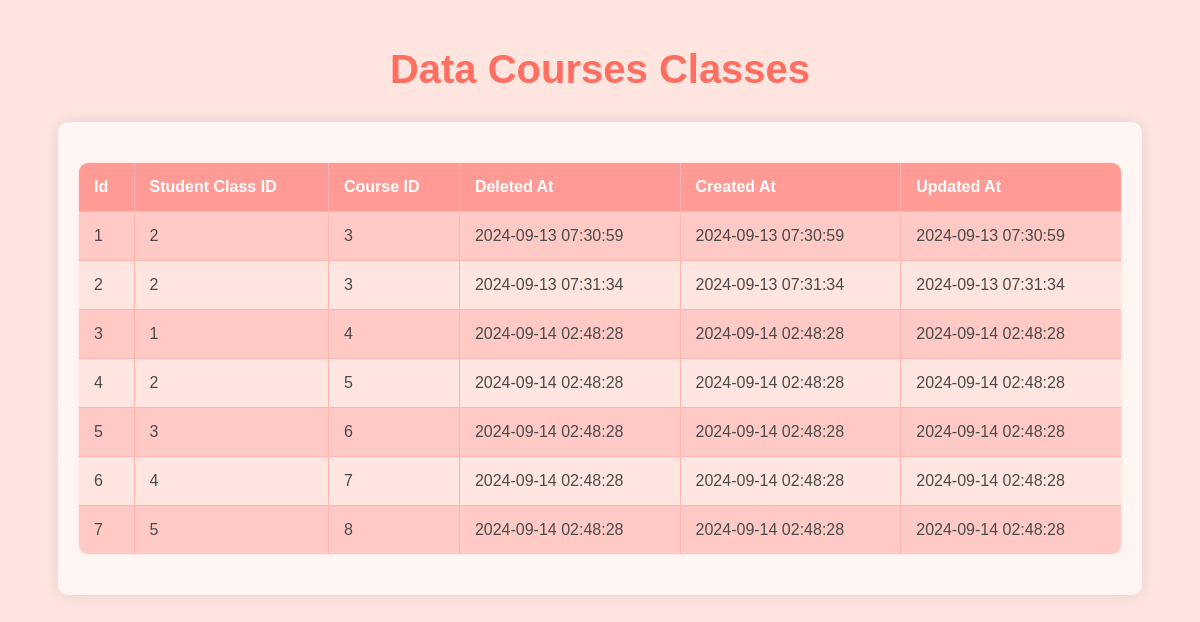
The page /tampil_data_coursesClasses.php on the database its author committed.
### tables this page shows
CREATE TABLE `course_classes` (
  `id` int(11) NOT NULL,
  `student_class_id` int(11) NOT NULL,
  `course_id` int(11) NOT NULL,
  `deleted_at` timestamp NOT NULL DEFAULT current_timestamp(),
  `created_at` timestamp NOT NULL DEFAULT current_timestamp(),
  `updated_at` timestamp NOT NULL DEFAULT current_timestamp()
);

### koneksi.php (called while the page is built, shortened)
<?php
class Database {
    private $host = "localhost";
    private $username = "root";
    private $password = "";
    private $database = "jkb";
    protected $koneksi;
    public function __construct() {
        $this->koneksi = mysqli_connect($this->host, $this->username, $this->password, $this->database);
    }
    protected function query($query) {
        $result = mysqli_query($this->koneksi, $query);
        return $result;
    }
}
class CoursesClasses extends Database {
    public function tampil_data() {
        $query = "SELECT * FROM course_classes";
        $result = $this->query($query);
        $array = [];
        while ($row = mysqli_fetch_assoc($result)) {
            $array[] = $row;
        }
        return $array;
    }
}
?>

### tampil_data_coursesClasses.php (the view, shortened to what this page needs)
<?php
include('koneksi.php');
$coursesClasses = new CoursesClasses();
$data_courses_classes = $coursesClasses->tampil_data();
?>
<!DOCTYPE html>
<html lang="id">
<head>
</head>
<body>
    <h1>Data Courses Classes</h1>
    <div class="table-container">
        <table border="1">
            <tr>
                <th>Id</th>
                <th>Student Class ID</th>
                <th>Course ID</th>
                <th>Deleted At</th>
                <th>Created At</th>
                <th>Updated At</th>
            </tr>
            <?php foreach ($data_courses_classes as $row): ?>
            <tr>
                <td><?php echo $row['id']; ?></td>
                <td><?php echo $row['student_class_id']; ?></td>
                <td><?php echo $row['course_id']; ?></td>
                <td><?php echo $row['deleted_at']; ?></td>
                <td><?php echo $row['created_at']; ?></td>
                <td><?php echo $row['updated_at']; ?></td>
            </tr>
            <?php endforeach; ?>
        </table>
    </div>
</body>
</html>

### tampil_data_coursesClasses.php (style rules this page uses)
body { font-family: Arial, sans-serif; background-color: #FFE5E0; color: #4a4a4a; margin: 0; padding: 20px; }
table { width: 100%; margin: 20px auto; border-collapse: collapse; background-color: #FFEBE7; border-radius: 10px; overflow: hidden; }
th, td { padding: 15px; text-align: left; border: 1px solid #FFB6B2; }
th { background-color: #FF9B94; color: white; }
td { background-color: #FFE5E0; }
tr:nth-child(even) td { background-color: #FFCAC5; }
h1 { text-align: center; color: #FF6F61; font-size: 2.5em; margin-bottom: 30px; }
.table-container { max-width: 90%; margin: 0 auto; padding: 20px; background-color: #FFF5F3; border-radius: 10px; box-shadow: 0 0 15px rgba(0, 0, 0, 0.1); }

### rows shown on the page
course_classes: id "1", student_class "2", course "3", deleted_at "2024-09-13 07:30:59", created_at "2024-09-13 07:30:59", updated_at "2024-09-13 07:30:59"
course_classes: id "2", student_class "2", course "3", deleted_at "2024-09-13 07:31:34", created_at "2024-09-13 07:31:34", updated_at "2024-09-13 07:31:34"
course_classes: id "3", student_class "1", course "4", deleted_at "2024-09-14 02:48:28", created_at "2024-09-14 02:48:28", updated_at "2024-09-14 02:48:28"
course_classes: id "4", student_class "2", course "5", deleted_at "2024-09-14 02:48:28", created_at "2024-09-14 02:48:28", updated_at "2024-09-14 02:48:28"
course_classes: id "5", student_class "3", course "6", deleted_at "2024-09-14 02:48:28", created_at "2024-09-14 02:48:28", updated_at "2024-09-14 02:48:28"
course_classes: id "6", student_class "4", course "7", deleted_at "2024-09-14 02:48:28", created_at "2024-09-14 02:48:28", updated_at "2024-09-14 02:48:28"
course_classes: id "7", student_class "5", course "8", deleted_at "2024-09-14 02:48:28", created_at "2024-09-14 02:48:28", updated_at "2024-09-14 02:48:28"
